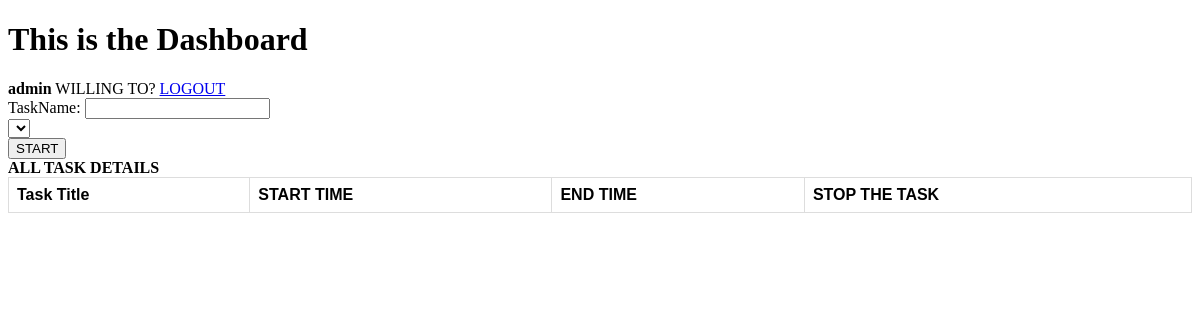
Before: /dashboard/ (signed in) with the older database file.
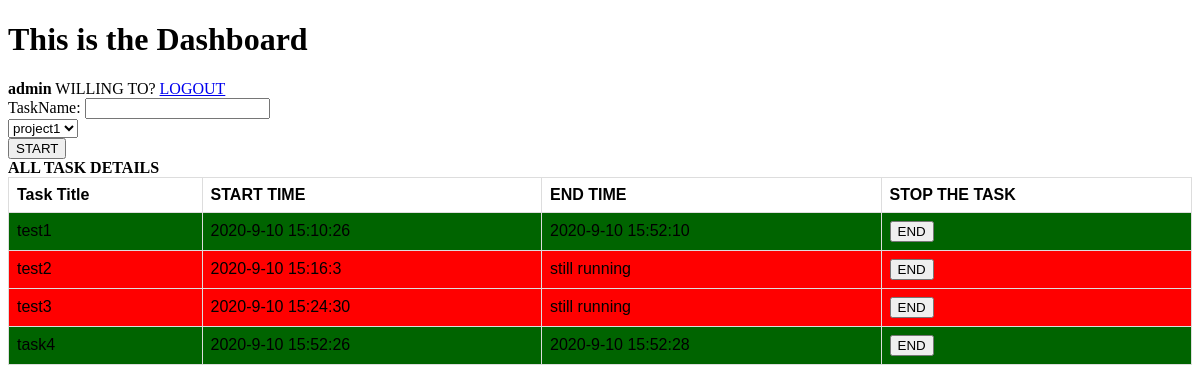
After: the same page with the newer database file.
### accounts/models.py (models this page shows, shortened)
class UserTasks(models.Model):
    employee = models.ForeignKey(User, on_delete=models.CASCADE)
    Task_title = models.CharField(max_length= 100)
    start_time = models.CharField(max_length=60)
    end_time = models.CharField(max_length=60,blank=True)
    status = models.BooleanField(default=True)
    class Meta:
        verbose_name = "Task"
        verbose_name_plural = "Task Names"

### accounts/views.py (the view, shortened to what this page needs)
# urls.py: path('dashboard/',views.dashboardView, name="dashboard"),
@login_required
def dashboardView(request):
    list_of_projects = ProjectNames.objects.all()
    if request.user.is_authenticated:
            print(request.user.id)
            username = User.objects.get(id=request.user.id)
            list_of_task = UserTasks.objects.values('id','Task_title','start_time','end_time','status').all().filter(employee=username)
            print(list_of_task)
    return render(request,'dashboard.html',{'projects':list_of_projects,'tasks':list_of_task})

### accounts/templates/dashboard.html (shortened to what this page needs)
{% extends 'index.html' %}
{% block content %}
    <h1>This is the Dashboard</h1>
    {% if user.is_authenticated %}
        <b>{{user.username}}</b>
        <span>WILLING TO?</span>
        <a href="{% url 'logout' %}"> LOGOUT</a>
        <form method="POST">
            <div class="form-group">
                <label for="name">TaskName:</label>
                <input name="name" class="form-control" id="project_name">
            </div>
            <select name="project_id">
                {% for project in projects %}
                    <option value="{{project.id}}">{{project.project_name}}</option>
                {% endfor %}
            </select>
            <div class="form-group">
                <button name="start"   onclick=StartFunction(this)>START</button>
            </div>
            <div>
                <b>ALL TASK DETAILS</b>
                <table>
                    <tr>
                        <th>Task Title</th>
                        <th>START TIME</th>
                        <th>END TIME</th>
                        <th>STOP THE TASK</th>
                    </tr>
                    {% for task in tasks %}
                    {% if task.status %}
                    <tr style="background-color: red;">
                    {% else %}
                    <tr style="background-color: darkgreen;">
                    {% endif %}
                        <td>{{task.Task_title}}</td>
                        <td>{{task.start_time}}</td>
                        <td>{% if task.end_time %} {{task.end_time}} {% else %} still running {% endif %}</td>
                        <td><button name ="end" value={{task.id}} onclick="EndFunction(this)">END</button></td>
                    </tr>
                    {% endfor %}
                </table>
            </div>
        </form>
        {% else %}
        <a href="{% url 'login_url' %}">LOGIN</a>
        <a href="{% url 'register_url' %}">Register</a>
    {% endif %}
{% endblock %}

### accounts/templates/index.html (shortened to what this page needs)
<!DOCTYPE html>
<html>
<head>
</head>
<body>
{% block content %}{% endblock %}
</body>
</html>

### accounts/templates/dashboard.html (style rules this page uses)
table { font-family: arial, sans-serif; border-collapse: collapse; width: 100%; }
td, th { border: 1px solid #dddddd; text-align: left; padding: 8px; }

Changed rows visible on the page:
added UserTasks: Task_title "test1", start_time "2020-9-10 15:10:26", end_time "2020-9-10 15:52:10", {{ task.id }} 1 (drawn)
added UserTasks: Task_title "test2", start_time "2020-9-10 15:16:3", end_time "still running", {{ task.id }} 2 (drawn)
added UserTasks: Task_title "test3", start_time "2020-9-10 15:24:30", end_time "still running", {{ task.id }} 3 (drawn)
added UserTasks: Task_title "task4", start_time "2020-9-10 15:52:26", end_time "2020-9-10 15:52:28", {{ task.id }} 4 (drawn)
Other visible differences:
form field project_id: (not shown) → "project1"
